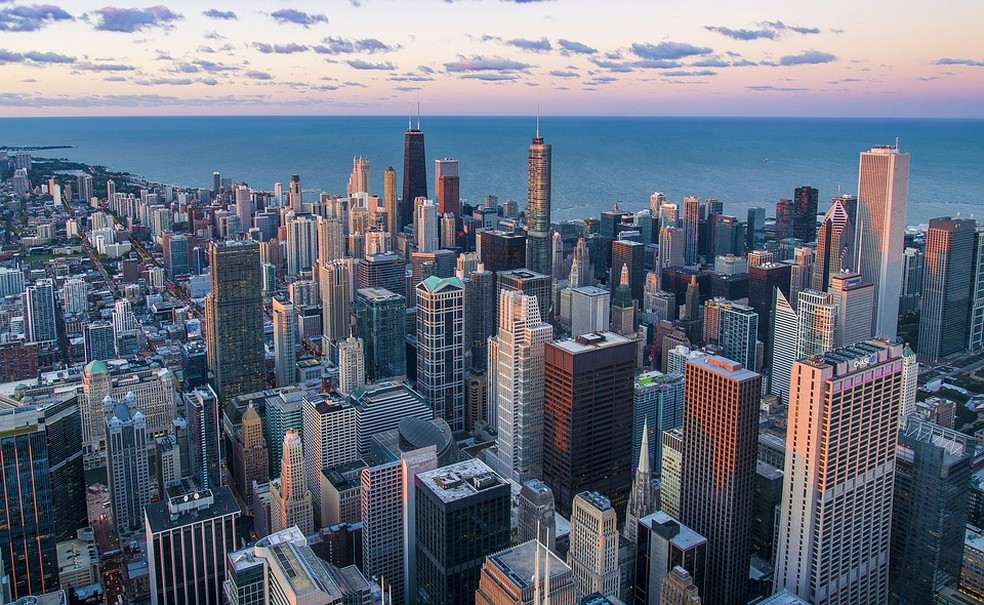
//> input picture imagem.jpg, 984 x 605 px
$ ./pontilhismo imagem.jpg   (built with g++ and OpenCV 4)
//> lines starting //> are read from the running program, lines starting //| are printed output that depends on the picture
#include <iostream>
#include "opencv2/opencv.hpp"
#include <fstream>
#include <iomanip>
#include <vector>
#include <algorithm>
#include <numeric>
#include <ctime>
#include <cstdlib>

using namespace std;
using namespace cv;


#define STEP 4
#define JITTER 2
#define RAIO 5

int top_slider = 10;
int top_slider_max = 200;

char TrackbarName[50];

Mat image,imgray, border,points;
  int width, height;
  Vec3b colors;
  int x, y;
  vector<int> yrange;
  vector<int> xrange;

void on_trackbar_canny(int, void*){

  Canny(imgray, border, top_slider, 3*top_slider);
  imshow("cannyborders.png", border);
  points = Mat(height, width, CV_8UC3, Scalar(255,255,255));
  std::random_shuffle(xrange.begin(), xrange.end());
  for(auto i : xrange){
    random_shuffle(yrange.begin(), yrange.end());
    for(auto j : yrange){

      if(border.at<uchar>(j,i) == 255)
      {
          x = i+rand()%(2*JITTER)-JITTER+1;
          y = j+rand()%(2*JITTER)-JITTER+1;
          colors = image.at<Vec3b>(y,x);
          circle(points, Point(x,y),2, CV_RGB(colors[2],colors[1],colors[0]), -1, LINE_AA);
      }
      else{
          x = i+rand()%(2*JITTER)-JITTER+1;
          y = j+rand()%(2*JITTER)-JITTER+1;
          colors = image.at<Vec3b>(x,y);
          circle(points,
                 cv::Point(y,x),
                 RAIO,
                 CV_RGB(colors[2],colors[1],colors[0]),
                 -1,
                 LINE_AA);
      }
    }
  }
  imshow("canny",points);

}

int main(int argc, char**argv){

  image= imread(argv[1],IMREAD_COLOR);
//> image is the input picture: 605 rows x 984 cols, CV_8UC3; mean B, G, R 127.4, 111.6, 103.4
  cvtColor(image,imgray, COLOR_BGR2GRAY);
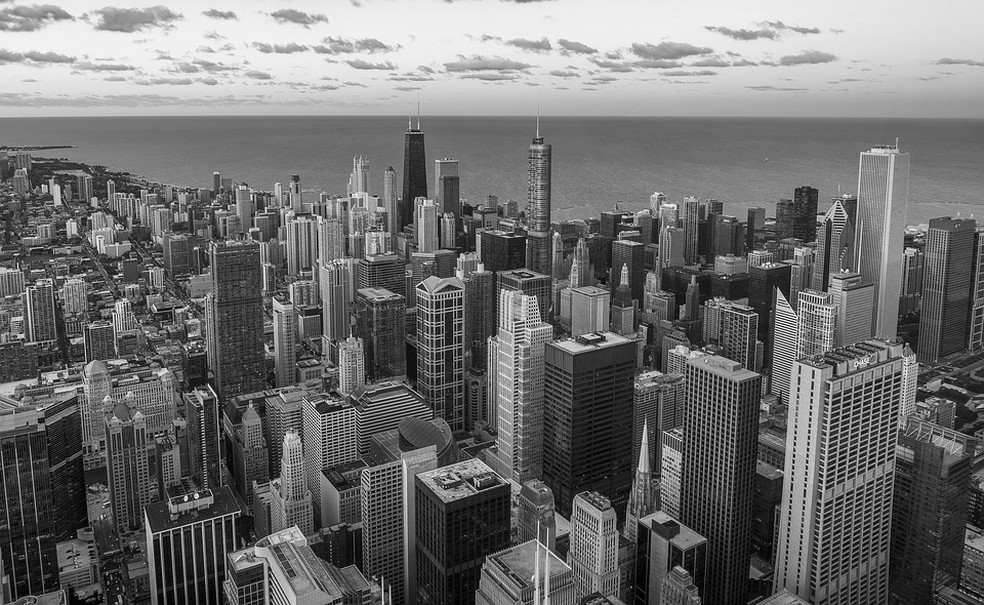
//> imgray: 605 rows x 984 cols, CV_8UC1; min 0, max 255, mean 111

  srand(time(0));

  if(!image.data){
  cout << "nao abriu" << argv[1] << endl;
    cout << argv[0] << " imagem.jpg";
    exit(0);
  }

  width=image.size().width;
//> width = 984
  height=image.size().height;
//> height = 605

  xrange.resize(height/STEP);
//> xrange = 151 values from 0 to 0
  yrange.resize(width/STEP);
//> yrange = 246 values from 0 to 0

  iota(xrange.begin(), xrange.end(), 0);
//> xrange = 151 values from 0 to 150
  iota(yrange.begin(), yrange.end(), 0);
//> yrange = 246 values from 0 to 245

  for(uint i=0; i<xrange.size(); i++){
    xrange[i]= xrange[i]*STEP+STEP/2;
  }
//> after the loop, xrange = 151 values from 2 to 602

  for(uint i=0; i<yrange.size(); i++){
    yrange[i]= yrange[i]*STEP+STEP/2;
  }

  namedWindow("canny",1);

  sprintf(TrackbarName, "Limiar Inferior:");

  createTrackbar( TrackbarName, "canny",
                &top_slider,
                top_slider_max,
                on_trackbar_canny );

  on_trackbar_canny(top_slider, 0 );
//> in on_trackbar_canny, `Canny(imgray, border, top_slider, 3*top_slider);`:
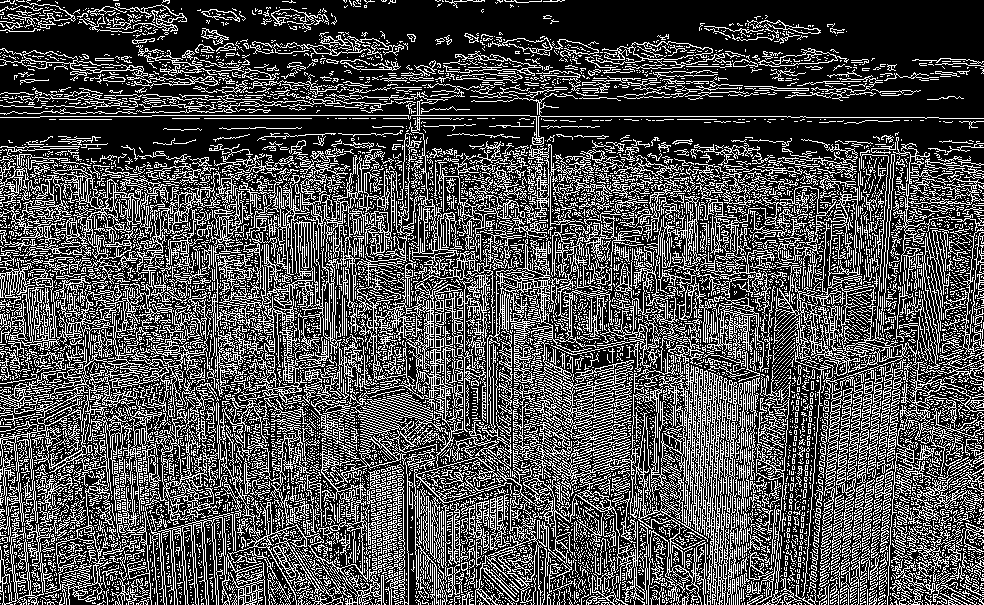
//> border: 605 rows x 984 cols, CV_8UC1; 30.4% white in thin lines or dots
//> after the loop in on_trackbar_canny, `for(auto i : xrange)`:
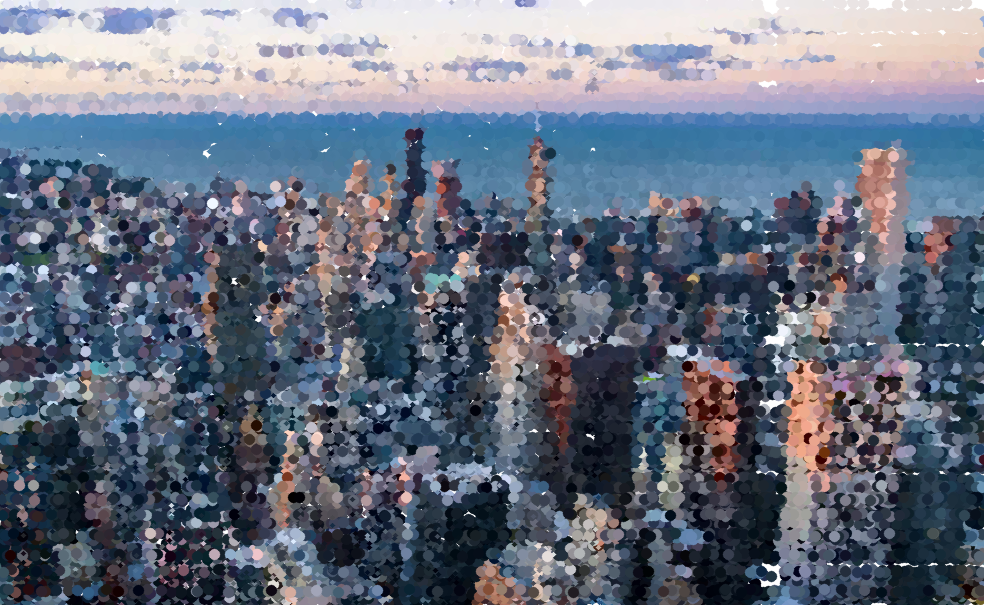
//> points: 605 rows x 984 cols, CV_8UC3; mean B, G, R 127.4, 111.5, 103.3

  waitKey();
//> after the loop in on_trackbar_canny (call 2), `for(auto i : xrange)`:
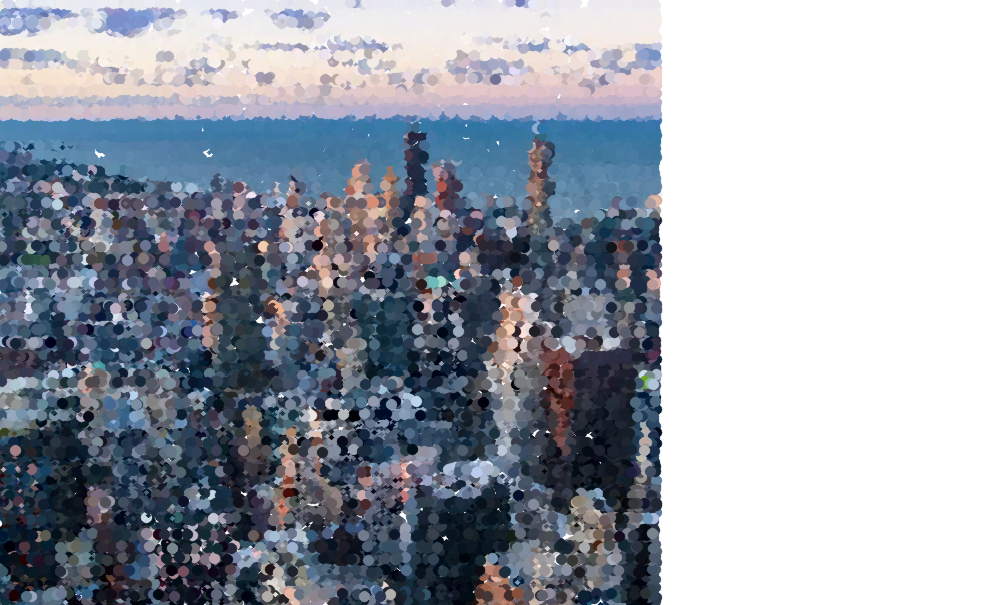
//> points: 605 rows x 984 cols, CV_8UC3; mean B, G, R 169.6, 159.1, 153
  imwrite("cannypontos.png",points);
  return 0;
}

$ run again, on biel.png
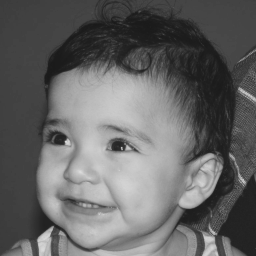
//> input picture biel.png, 256 x 256 px
//> image is the input picture: 256 rows x 256 cols, CV_8UC3; min 26, max 219, mean 100.9
//> in on_trackbar_canny, `Canny(imgray, border, top_slider, 3*top_slider);`:
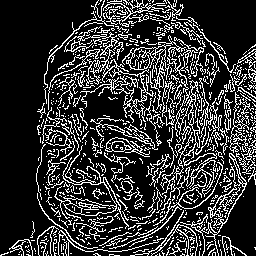
//> border: 256 rows x 256 cols, CV_8UC1; 20.7% white in thin lines or dots
//> after the loop in on_trackbar_canny (call 2), `for(auto i : xrange)`:
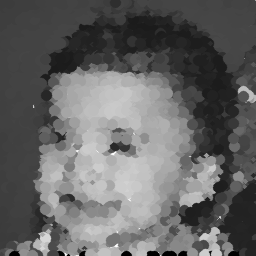
//> points: 256 rows x 256 cols, CV_8UC3; min 0, max 255, mean 100.7
